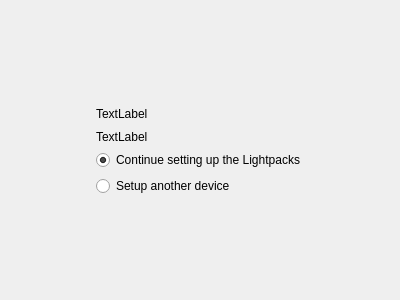
<?xml version="1.0" encoding="UTF-8"?>
<ui version="4.0">
 <class>LightpacksDiscoveryPage</class>
 <widget class="QWizardPage" name="LightpacksDiscoveryPage">
  <property name="geometry">
   <rect>
    <x>0</x>
    <y>0</y>
    <width>400</width>
    <height>300</height>
   </rect>
  </property>
  <property name="windowTitle">
   <string>WizardPage</string>
  </property>
  <property name="title">
   <string>Lightpacks discovery</string>
  </property>
  <property name="subTitle">
   <string/>
  </property>
  <attribute name="pageId">
   <string notr="true">Page_LighpacksDiscovry</string>
  </attribute>
  <layout class="QGridLayout" name="gridLayout">
   <item row="2" column="1">
    <widget class="QLabel" name="labelZonesAvailable">
     <property name="text">
      <string>TextLabel</string>
     </property>
    </widget>
   </item>
   <item row="3" column="1">
    <widget class="QRadioButton" name="radioButton_2">
     <property name="styleSheet">
      <string notr="true">margin-top: 1em;</string>
     </property>
     <property name="text">
      <string>Continue setting up the Lightpacks</string>
     </property>
     <property name="checked">
      <bool>true</bool>
     </property>
    </widget>
   </item>
   <item row="1" column="2">
    <spacer name="horizontalSpacer_2">
     <property name="orientation">
      <enum>Qt::Horizontal</enum>
     </property>
     <property name="sizeHint" stdset="0">
      <size>
       <width>40</width>
       <height>20</height>
      </size>
     </property>
    </spacer>
   </item>
   <item row="1" column="0">
    <spacer name="horizontalSpacer">
     <property name="orientation">
      <enum>Qt::Horizontal</enum>
     </property>
     <property name="sizeHint" stdset="0">
      <size>
       <width>40</width>
       <height>20</height>
      </size>
     </property>
    </spacer>
   </item>
   <item row="0" column="1">
    <spacer name="verticalSpacer_2">
     <property name="orientation">
      <enum>Qt::Vertical</enum>
     </property>
     <property name="sizeHint" stdset="0">
      <size>
       <width>20</width>
       <height>40</height>
      </size>
     </property>
    </spacer>
   </item>
   <item row="1" column="1">
    <widget class="QLabel" name="labelLightpacksCount">
     <property name="styleSheet">
      <string notr="true">font: 12pt &quot;MS Shell Dlg 2&quot;;</string>
     </property>
     <property name="text">
      <string>TextLabel</string>
     </property>
    </widget>
   </item>
   <item row="4" column="1">
    <widget class="QRadioButton" name="radioButton">
     <property name="text">
      <string>Setup another device</string>
     </property>
    </widget>
   </item>
   <item row="5" column="1">
    <spacer name="verticalSpacer">
     <property name="orientation">
      <enum>Qt::Vertical</enum>
     </property>
     <property name="sizeHint" stdset="0">
      <size>
       <width>20</width>
       <height>40</height>
      </size>
     </property>
    </spacer>
   </item>
  </layout>
 </widget>
 <resources/>
 <connections/>
</ui>
